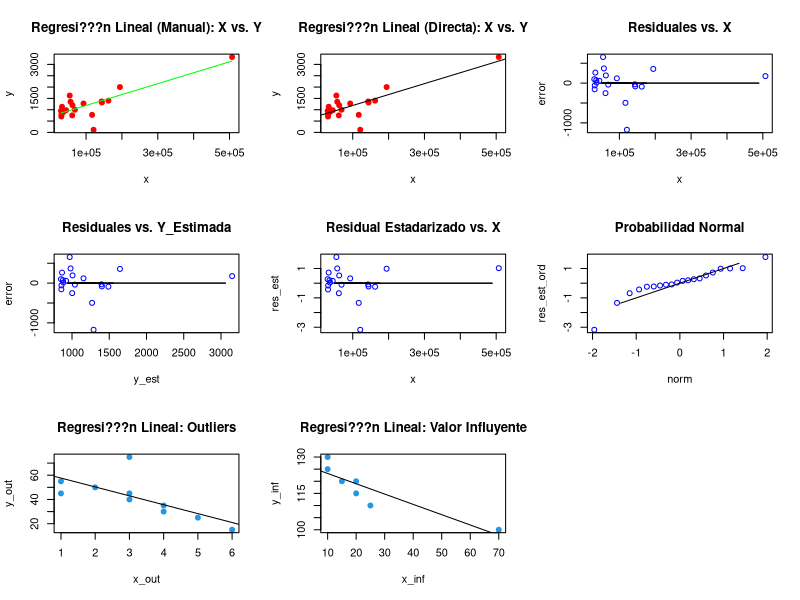

Generate this figure with R:
####################################################
##########    The Wall Street Journal    ########### 
####################################################

#Datos del Ejercicio (p???gina 604 ejercicio 54)
x = c(32977.4,162365.1,31363.8,56849.0,68848.0,507216.8,44180.1,194455.9,143131.0,35377.5,31062.1,92923.7,54421.2,144152.9,116840.8,62259.4,120966.5,30040.7,36450.8,61288.1) #vector de capitalizaci???n de mercado
y = c(1130,1400,800,1350,1000,3325,978,2000,1365,950,700,1275,1625,1318.3,773,1200,116,950,897,750) #vector de salario del CEO
i = c(1:length(x))  #vector de datos

#Calculo la media de x e y (ver diapositiva 47)
xmed = mean(x) #media (valor esperado) de x (formula 1)
ymed = mean(y) #media (valor esperado) de y (formula 1)

#Calculo de la ecuacion de regresion estimada 
x_xmed = x-xmed #vector poblaci???n menos su media (formula 2)  
y_ymed = y-ymed #vector ventas menos su media (formula 3)
prod = x_xmed*y_ymed #producto entre x_xmed y y_ymed (formula 4)
cuad = x_xmed^2 #x_xmed elevado al cuadrado (formula 5)
s1 = sum(prod) #sumatorio del producto entre x_xmed y y_ymed (numerador formula 6)
s2 = sum(cuad) #sumatorio de x_xmed elevado al cuadrado (denominador formula 6)
b1 = s1/s2 #calculo de b1 (formula 6) 
b0 = ymed-b1*xmed #calculo de b0 (formula 7) 
y_est = b0+b1*x #ecuacion de regresion estimada 

#Graficos

par(mfrow=c(3,3)) # varios gr???ficos en una sola pantalla
plot(x,y, pch = 19, col="red",main="Regresi???n Lineal (Manual): X vs. Y") #grafico de dispersion
lines(x,y_est,type="l",col="green") #grafico de la recta de regresion (uso comando "lines" en vez de "plot" para graficar el diagrama de dispersion y la recta en el mismo grafico)

#Coeficiente de determinacion
error = y-y_est #vector ventas menos vector de ventas estimadas
SCE = sum(error^2) #suma de cuadrados debido al error SCE
desv = y-ymed #desviacion del vector ventas menos vector de ventas media
STC = sum(desv^2) #suma total de cuadrados STC
SCR = STC-SCE #suma de cuadrados debidos a la refresion SCR
r2 = SCR/STC #coeficiente de determinaci???n
sig = sign(b1) #signo de b1
rxy = sig*sqrt(r2) #coeficiente de correlacion muestral

#################################################################
########################### T Test ##############################

n = length (i) #numero de muestras (longitud del vector i)
gl = n-2 #grados de libertad
ECM = SCE/gl #error cuadrado medio (estimaci???n de la varianza)
s = sqrt(ECM) #raiz de la varianza
sb1 = s/sqrt(s2) #desviacion estandar estimada de b1
t = b1/sb1 #estadistico de prueba t 
alfa = 0.01 #nivel de significancia (ciencias exactas 99% es decir 0.01 y para ciencias sociales 95% osea 0.05)
area_t = alfa/2 #area en la cola superior
t_tabla = 3.355 #revisar en la tabla de distribucion de t
p_value_t = 2*pt(-abs(t),df=gl) #calculo el valor-p (ya no es necesario consultar este valor en el internet) 
if (p_value_t < alfa) { #t debe ser menor que dos veces 0.005 (comando if compara dos valores) (dos veces porque son dos colas) 
  print ("Rechazo Hip???tesis Nula - Prueba t") #si se cumple que es menor, entonces muestra el mensaje rechazo la hipotesis nula  
} else {  
  print ("Acepto Hip???tesis Nula - Prueba t") #en caso contrario  muestra el mensaje rechazo la hipotesis nula  
}   

#Intervalo de confianza
int_conf_izq = b1-(t_tabla)*sb1 #intervalo de confianza (rango inferior) 
int_conf_der = b1+(t_tabla)*sb1 #intervalo de confianza (rango superior) 
int_conf = c(int_conf_izq, int_conf_der) #intervalo de confianza total (en forma de vector) 

#t.test(x,y,conf.level=0.99) #funcion que permite hacer la prueba t directamente, pero no permite escoger los grados de libertad

#################################################################
########################### F Test ##############################

CMR = SCR/1 #cuadrado medio de la regresion
F = CMR/ECM #estadistico de prueba F 
F_tabla = 11.26 #revisar en la tabla de distribucion de F
gl_num = 1 #n???mero de grados de libertad numerador
gl_den = n-2 #n???mero de grados de libertad denominador
p_value_F = pf(F, gl_num, gl_den, lower.tail=FALSE) #calculo el valor-p (ya no es necesario consultar este valor en el internet) 
if (p_value_F < alfa) { #F debe ser menor que 0.01 (una sola cola) 
  print ("Rechazo Hip???tesis Nula - Prueba F") #si se cumple que es menor, entonces muestra el mensaje rechazo la hipotesis nula  
} else {  
  print ("Acepto Hip???tesis Nula - Prueba F") #en caso contrario  muestra el mensaje rechazo la hipotesis nula  
}   
#var.test(x,y,conf.level=0.99) #funcion que permite hacer la prueba f directamente, pero no permite escoger los grados de libertad


#################################################################
######## Regresi???n Lineal - ANOVA (Funciones Directas) ##########

pizza = lm(y ~ x) #calculo de la regresion lineal (funcion directa)
plot(x, y, pch = 19, col="red",main="Regresi???n Lineal (Directa): X vs. Y") #grafico de dispersion
abline(pizza) #linea de regresion
print(summary(pizza)) #resumen de los resultados de la regresion lineal 
print (anova(pizza)) #resumen de los resultados de la tabla Anova 

#################################################################
################# An???lisis de Residuales ########################

#Grafico: Residuales vs X
plot(x,error,col="blue",main="Residuales vs. X")
eje = rep(0, length(i)) 
lines(x,eje,type="c", col="black") 

#Grafico: Residuales vs y_estimada
plot(y_est,error, col="blue",main="Residuales vs. Y_Estimada")
lines(y_est,eje,type="c", col="black") 

# Grafico: Residual Estadarizado vs X
div = cuad/s2
hi = 1/n + div
syi_yi = s*sqrt(1-hi) #desviaci???n est???ndar del residual
res_est = error/syi_yi #residual estadarizado
plot(x,res_est,col="blue",main="Residual Estadarizado vs. X")
eje = rep(0, length(i)) 
lines(x,eje,type="c", col="black") 

#Grafico de Probabilidad Normal
norm = qqnorm(i, plot.it = FALSE)$x #puntos noramales (funci???n directa genera puntos normales)
res_est_ord = sort(res_est) #residual estadarizado ordenados
plot(norm, res_est_ord, col="blue",main="Probabilidad Normal") 
eje2 = c(-1.5,1.5) #vector para graficar una linea recta de 45 grados de inclinacion
lines(eje2,eje2,type="c", col="black") 


#################################################################
############# An???lisis de Residuales: Outliers ##################
x_out = c(1,1,2,3,3,3,4,4,5,6) #datos ejemplo libro (p???gina 598 libro)
y_out = c(45,55,50,75,40,45,30,35,25,15) #datos ejemplo libro (p???gina 598 libro)
plot(x_out, y_out, pch = 19, col=12, main="Regresi???n Lineal: Outliers") #grafico de dispersion

ejem3 = lm(y_out ~ x_out) #calculo de la regresion lineal (funcion directa)
abline(ejem3) #linea de regresion
print (summary(ejem3)) #resumen de los resultados de la regresion lineal 
print (anova(ejem3)) #resumen de los resultados de la tabla Anova 
print (influence(ejem3)) #valores atipicos

#################################################################
####### An???lisis de Residuales: Valores Influyentes #############

x_inf = c(10,10,15,20,20,25,70) #datos ejemplo libro (p???gina 601 libro)
y_inf = c(125,130,120,115,120,110,100) #datos ejemplo libro (p???gina 601 libro)
plot(x_inf, y_inf, pch = 19, col=12, main="Regresi???n Lineal: Valor Influyente") #grafico de dispersion

ejem4 = lm(y_inf ~ x_inf) #calculo de la regresion lineal (funcion directa)
abline(ejem4) #linea de regresion
print (summary(ejem4)) #resumen de los resultados de la regresion lineal 
print (anova(ejem4)) #resumen de los resultados de la tabla Anova 
print (influence(ejem4)) #valores atipicos